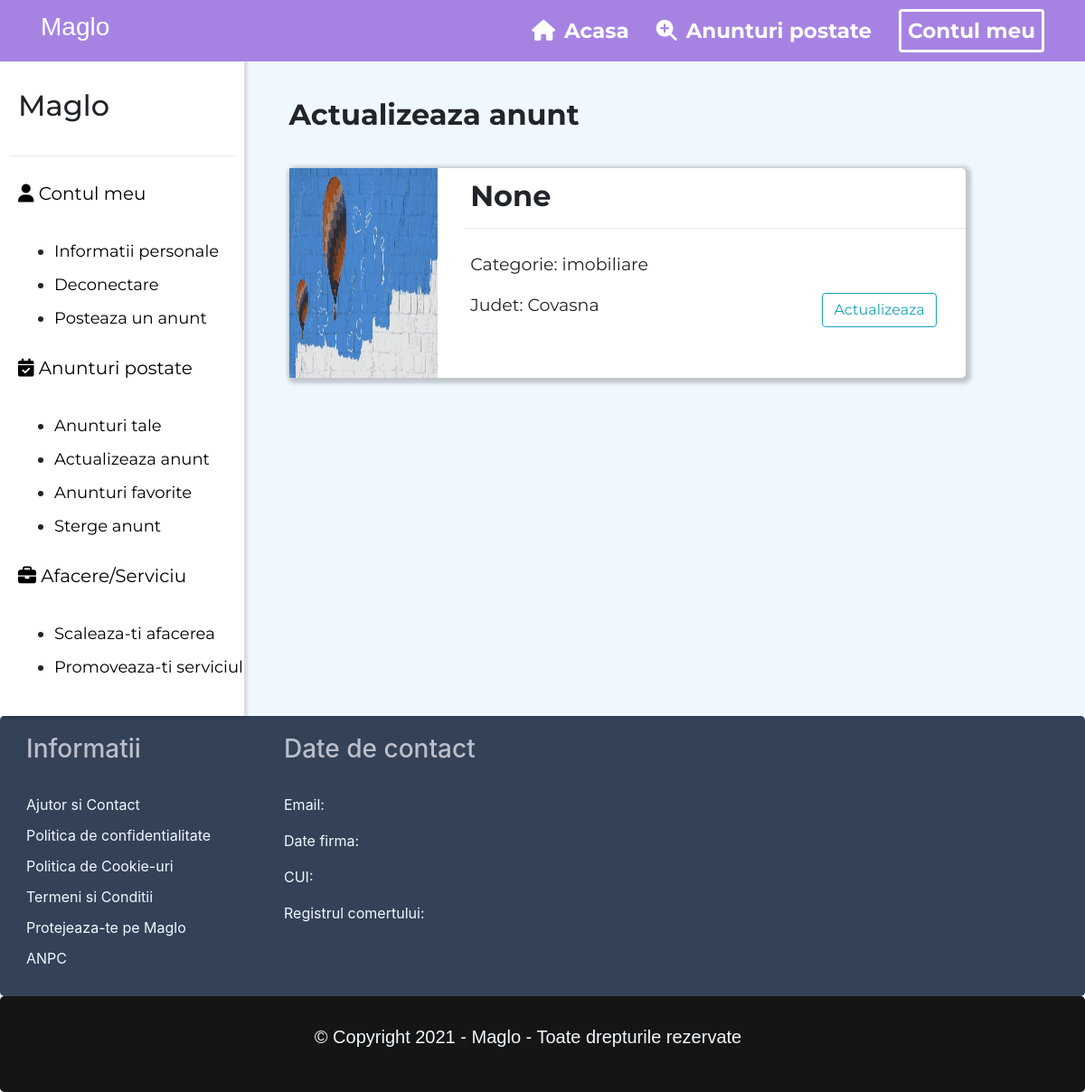
Page /my_app/pag_update_adult/ (signed in) on the committed database.
### my_app/models.py (models this page shows, shortened)
class AnuntAdult(models.Model):
    titlul = models.CharField(max_length=264, null=True)
    descriere = models.TextField(max_length=9000)
    numele_anuntului = models.CharField(max_length=264, null=True)
    categorie_adult = models.CharField(max_length=264, choices=CATEGORIE_ADULT)
    telefon = models.IntegerField()
    email = models.EmailField()
    pret = models.FloatField(null=True, blank=True)
    moneda = models.CharField(max_length=264, null=True)
    imagine = models.ImageField(null=False, blank=False, upload_to='images/')
    imagine2 = models.ImageField(null=True, blank=False, upload_to='images/')
    imagine3 = models.ImageField(null=True, blank=False, upload_to='images/')
    imagine4 = models.ImageField(null=True, blank=False, upload_to='images/')
    imagine5 = models.ImageField(null=True, blank=False, upload_to='images/')
    imagine6 = models.ImageField(null=True, blank=False, upload_to='images/')
    subcategorie_adult = models.CharField(max_length=264, unique=True, null=True)
    favorit = models.ManyToManyField(User, related_name="favorit", blank=True)
    localizare = models.CharField(max_length=264, choices=JUDETE)

### my_app/views.py (the view)
@login_required
def pag_update_adult(request):
    date_posted = datetime.datetime.now().year
    model = AnuntAdult.objects.all()
    context = {
        'date_posted':date_posted,
        'model':model,
    }
    return render(request, "my_app/pag_update_adult.html", context)

### templates/my_app/pag_update_adult.html (shortened to what this page needs)
{% extends 'my_app/base_adult.html' %}
{% block body_block %}
<div class="jumbotron">
    <div class="row">
        <div class="col-lg-3 col-md-4 col-sm-6">
            <div class="banner">
                <h2>Maglo</h2>
                <hr>
                <a href="{% url 'my_app:contul_meu_adult' %}" id="a1"><p id="param1"><i class="fas fa-user"></i> Contul meu</p></a>
                <ul>
                    <li><a href="{% url 'my_app:contul_meu_adult' %}">Informatii personale</a></li>
                    <li><a href="{% url 'my_app:deconectare_adult1' %}">Deconectare</a></li>
                    <li><a href="{% url 'my_app:posteaza_anunt_adult' %}">Posteaza un anunt</a></li>
                </ul>
                <a href="{% url 'my_app:anunturi_totale_adult' %}" id="a2"><p id="param2"><i class="fas fa-calendar-check"></i> Anunturi postate</p></a>
                <ul>
                    <li><a href="{% url 'my_app:anunturi_totale_adult' %}">Anunturi tale</a></li>
                    <li><a href="{% url 'my_app:pag_update_adult' %}">Actualizeaza anunt</a></li>
                    <li><a href="{% url 'my_app:anunturi_favorite_d' %}">Anunturi favorite</a></li>
                    <li><a href="{% url 'my_app:pag_delete_adult' %}">Sterge anunt</a></li>
                </ul>
                <a href="{% url 'my_app:promoveazati_afacerea_serviciul' %}" id="a3"><p id="param3"><i class="fas fa-briefcase"></i> Afacere/Serviciu</p></a>
                <ul>
                    <li><a href="{% url 'my_app:promoveazati_afacerea' %}">Scaleaza-ti afacerea</a></li>
                    <li><a href="{% url 'my_app:promoveazati_serviciul' %}">Promoveaza-ti serviciul</a></li>
                </ul>
                <br>
            </div>
        </div>
        <div class="col-lg-8 col-md-4 col-sm-6">
            <h2 class="header1"><strong>Actualizeaza anunt</strong></h2>
            {% for anunt in model %}
            <div class="jumbotron" id="jumbotron_1">
                <div class="row">
                    <div class="col-lg-3 col-md-4 col-sm-6">
                        <img src="{{ anunt.imagine.url }}" style="width: 100%; height: 29vh;font-weight:bolder;">
                    </div>
                    <div class="col-lg-9 col-md-4 col-sm-6">
                        <h2 style="padding-top: 12px;font-weight: bold;padding-left: 6px;">{{anunt.titlul}}</h2>
                        <hr>
                        <p style="font-size: 19px;padding-left: 6px;padding-top: 10px;">Categorie: {{anunt.categorie_adult}}</p>
                        <div class="row">
                            <div class="col-lg-8 col-md-4 col-sm-6">
                                <p style="padding-bottom: 12px;font-size: 19px;padding-left: 6px;padding-top: 0;">Judet: {{anunt.localizare}} </p>
                            </div>
                            <div class="col-lg-4 col-md-4 col-sm-6">
                                <a href="{% url 'my_app:update_adult' pk=anunt.pk %}" class="btn btn-outline-info" style="margin-bottom: 12px;margin-left: 6px;">Actualizeaza</a>
                            </div>
                        </div>
                    </div>
                </div>
            </div>
            <br>
            {% endfor %}
        </div>
    </div>
</div>
<div class="jumbotron" style="background-color: #334257;margin-bottom: 0px;padding-top: 20px;padding-bottom: 20px;">
    <div class="container">
        <div class="row">
            <div class="col-lg-3 col-md-4 col-sm-6">
                <h3 style="color: #BBBFCA;">Informatii</h3>
                <br>
                <a href="{% url 'ajutor_si_contact' %}" style="display:block;text-decoration: none;color: aliceblue;padding-bottom: 10px;">Ajutor si Contact</a>
                <a href="{% url 'politica_confi' %}" style="display:block;text-decoration: none;color: aliceblue;padding-bottom: 10px;">Politica de confidentialitate</a>
                <a href="{% url 'politica_cookie' %}" style="display:block;text-decoration: none;color: aliceblue;padding-bottom: 10px;">Politica de Cookie-uri</a>
                <a href="{% url 'termeni_si_conditii' %}" style="display:block;text-decoration: none;color: aliceblue;padding-bottom: 10px;">Termeni si Conditii</a>
                <a href="{% url 'securitate' %}" style="display:block;text-decoration: none;color: aliceblue;padding-bottom: 10px;">Protejeaza-te pe Maglo</a>
                <a href="https://anpc.ro/" style="display:block;text-decoration: none;color: aliceblue;padding-bottom: 10px;">ANPC</a>
            </div>
            <br>
            <div class="col-lg-3 col-md-4 col-sm-6">
                <h3 style="color: #BBBFCA;">Date de contact</h3>
                <br>
                <p style="display:block;text-decoration: none;color: aliceblue;">Email: </p>
                <p style="display:block;text-decoration: none;color: aliceblue;">Date firma: </p>
                <p style="display:block;text-decoration: none;color: aliceblue;">CUI: </p>
                <p style="display:block;text-decoration: none;color: aliceblue;">Registrul comertului: </p>
            </div>
        </div>
    </div>
</div>
<div class="jumbotron" style="background-color: #151515;margin-bottom: 0px;padding-top: 30px;padding-bottom: 30px;">
    <div class="container">
        <p style="font-size: 20px;font-family: Arial, Helvetica, sans-serif;color: aliceblue;text-align: center;">© Copyright {{date_posted}} - Maglo - Toate drepturile rezervate</p>
    </div>
</div>
{% endblock %}

### templates/my_app/pag_update_adult.html (style rules this page uses)
.banner { background-color: white; max-width: 300px; height: 100%; box-shadow: 2px 2px 2px 2px rgba(0, 0, 0, 0.1); }
.jumbotron { padding-top: 0px; padding-bottom: 0px; padding-left: 0px; margin-bottom: 0px; background-color: aliceblue; }
.banner h2 { font-family: 'Montserrat', sans-serif; padding: 30px 0px 20px 20px; }
.banner hr { margin-left: 10px; margin-right: 10px; }
#param1 { font-family: 'Montserrat', sans-serif; padding: 10px 0px 10px 20px; font-size: 20px; }
.banner ul { font-family: 'Montserrat', sans-serif; padding-left: 60px; }
#param2 { font-family: 'Montserrat', sans-serif; padding: 10px 0px 10px 20px; font-size: 20px; }
.banner ul li a { text-decoration: none; }
.banner ul li { font-size: 18px; padding-top: 10px; }
#a1 { text-decoration: none; color: black; }
#a2 { text-decoration: none; color: black; }
.banner ul li a { color: black; }
.header1 { font-family: 'Montserrat', sans-serif; margin-top: 40px; margin-bottom: 40px; margin-left: 20px; }
#a3 { text-decoration: none; color: black; }
#param3 { font-family: 'Montserrat', sans-serif; padding: 10px 0px 10px 20px; font-size: 20px; }
#jumbotron_1 { background-color: white; padding: 0; font-family: 'Montserrat', sans-serif; box-shadow: 2px 2px 4px 4px rgba(0, 0, 0, 0.2); margin-left: 20px; }

### rows in the picture
AnuntAdult: imagine (picture), titlul "None", categorie_adult "imobiliare", localizare "Covasna"
